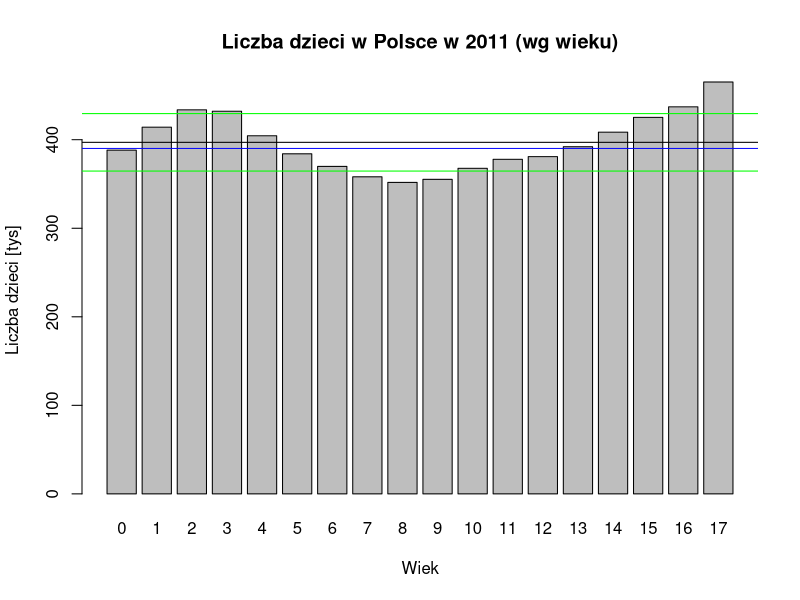

Here is the R script that generated this plot:
#Aleksandra Mrzygłód
#Zbiór danych: Dane dotyczą liczby dzieci w Polsce w 2011 roku wg ich wieku

dane<-read.table("dane4.txt", sep="\t", header=TRUE)
ogol<-dane[,2]/1000
names(ogol)<-dane[,1]
barplot(ogol, ylab="Liczba dzieci [tys]", xlab='Wiek')
srednia = mean(ogol)
abline(h=srednia)
mediana=median(ogol)
abline(h=mediana, col="blue")
odchylenie=sd(ogol)
abline(h=srednia+odchylenie, col="green")
abline(h=srednia-odchylenie, col="green")
title("Liczba dzieci w Polsce w 2011 (wg wieku)")
